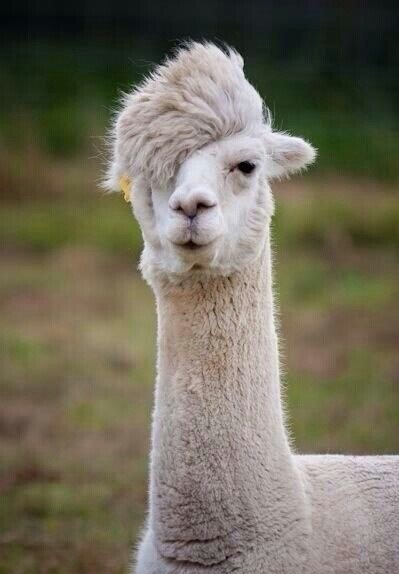
#> input picture Python/0720/1.png, 399 x 574 px
$ python Prac04.py
#> lines starting #> are read from the running program, lines starting #| are printed output that depends on the picture
import cv2

# image load
image1 = cv2.imread("1.png", cv2.IMREAD_GRAYSCALE)
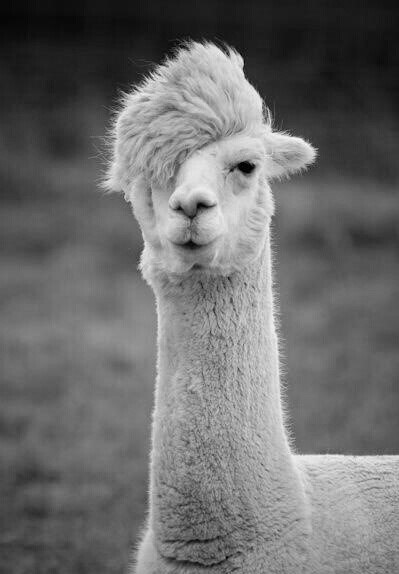
#> image1: shape (574, 399); min 0, max 249, mean 108.6
image2 = cv2.imread("1.png", cv2.IMREAD_GRAYSCALE)

gray2_rotated = cv2.rotate(image2, cv2.ROTATE_90_CLOCKWISE)
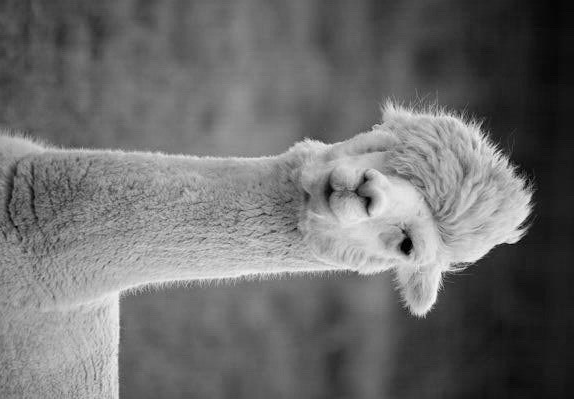
#> gray2_rotated: shape (399, 574); min 0, max 249, mean 108.6

# image size
image1 = cv2.resize(image1, (400,400))
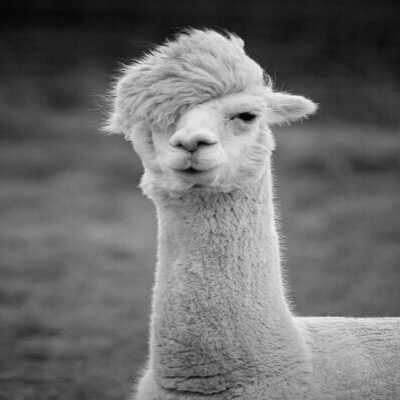
#> image1: shape (400, 400); min 1, max 246, mean 108.5
image2 = cv2.resize(gray2_rotated, (400,400))
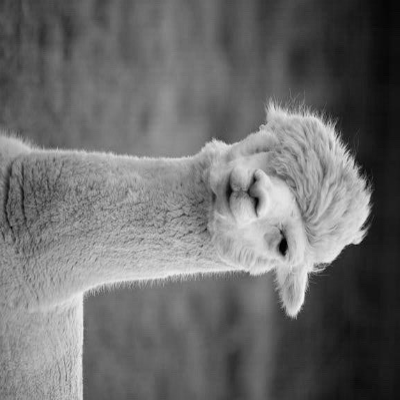
#> image2: shape (400, 400); min 1, max 246, mean 108.5

# ORB 객체 생성
orb = cv2.ORB_create()

# keypoints, descriptors
keypoints1, descriptors1 = orb.detectAndCompute(image1, None)
#> keypoints1 = 500 keypoints; strongest (x, y, size): (248, 116, 92.6), (251, 116, 64.3), (251, 117, 77.1), (252, 116, 53.6)
keypoints2, descriptors2 = orb.detectAndCompute(image2, None)
#> keypoints2 = 500 keypoints; strongest (x, y, size): (281, 248, 92.6), (282, 251, 64.3), (281, 251, 77.1), (282, 252, 53.6)

# BRIFE 디스크립터 매칭
matcher = cv2.BFMatcher(cv2.NORM_HAMMING, crossCheck=True)
matchers = matcher.match(descriptors1, descriptors2)
#> matchers = 483 matches

# 매칭 결과 정렬
matchers = sorted(matchers, key=lambda x:x.distance)

# 상위 N개의 매칭 결과 시각화
matched_image = cv2.drawMatches(image1, keypoints1, image2, keypoints2,
                                matchers[:10], None,
                                flags=cv2.DrawMatchesFlags_NOT_DRAW_SINGLE_POINTS)
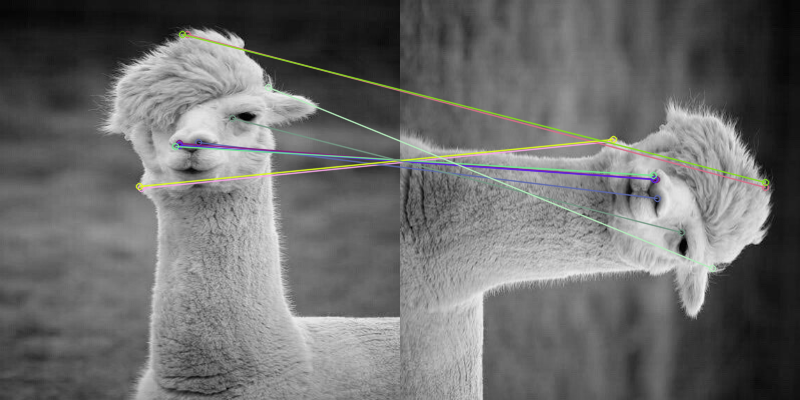
#> matched_image: shape (400, 800, 3); mean of channels 0, 1, 2 108.6, 109.2, 109; drawn as B, G, R

cv2.imshow("BRIEF Matching", matched_image)
cv2.waitKey(0)
cv2.destroyAllWindows()

$ run again, with Python/0720/2.png copied over Python/0720/1.png
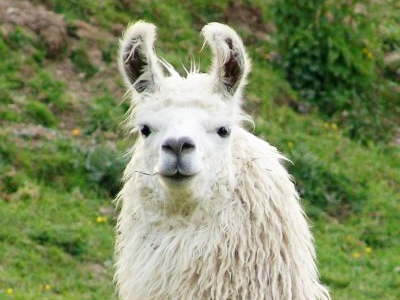
#> input picture Python/0720/2.png, 400 x 300 px
#> `image2 = cv2.resize(gray2_rotated, (400,400))`:
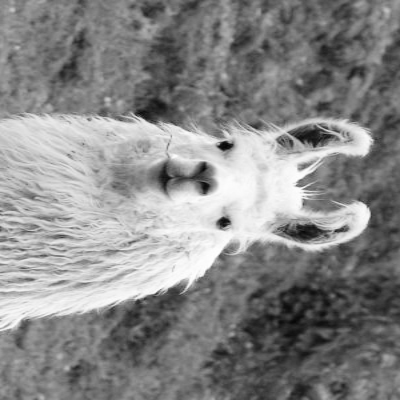
#> image2: shape (400, 400); min 4, max 255, mean 135.6
#> keypoints1 = 500 keypoints; strongest (x, y, size): (224, 177, 77.1), (221, 176, 92.6), (219, 174, 77.1), (224, 178, 64.3)
#> keypoints2 = 500 keypoints; strongest (x, y, size): (221, 224, 77.1), (221, 221, 92.6), (224, 219, 77.1), (220, 224, 64.3)
#> matchers = 490 matches
#> `matched_image = cv2.drawMatches(image1, keypoints1, image2, keypoints2..`:
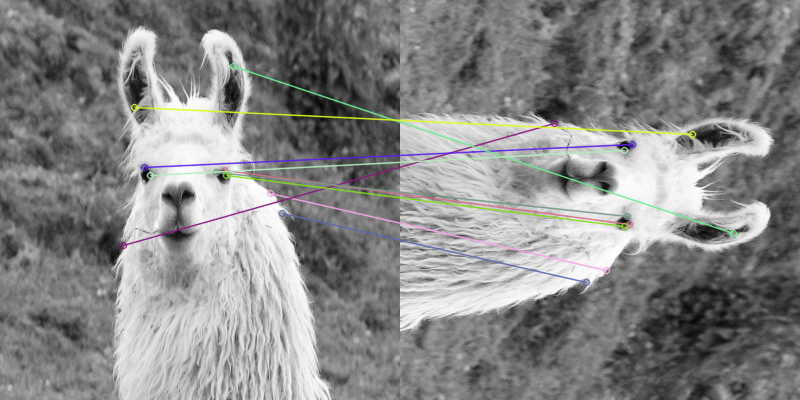
#> matched_image: shape (400, 800, 3); mean of channels 0, 1, 2 135.1, 135.5, 135.4; drawn as B, G, R
